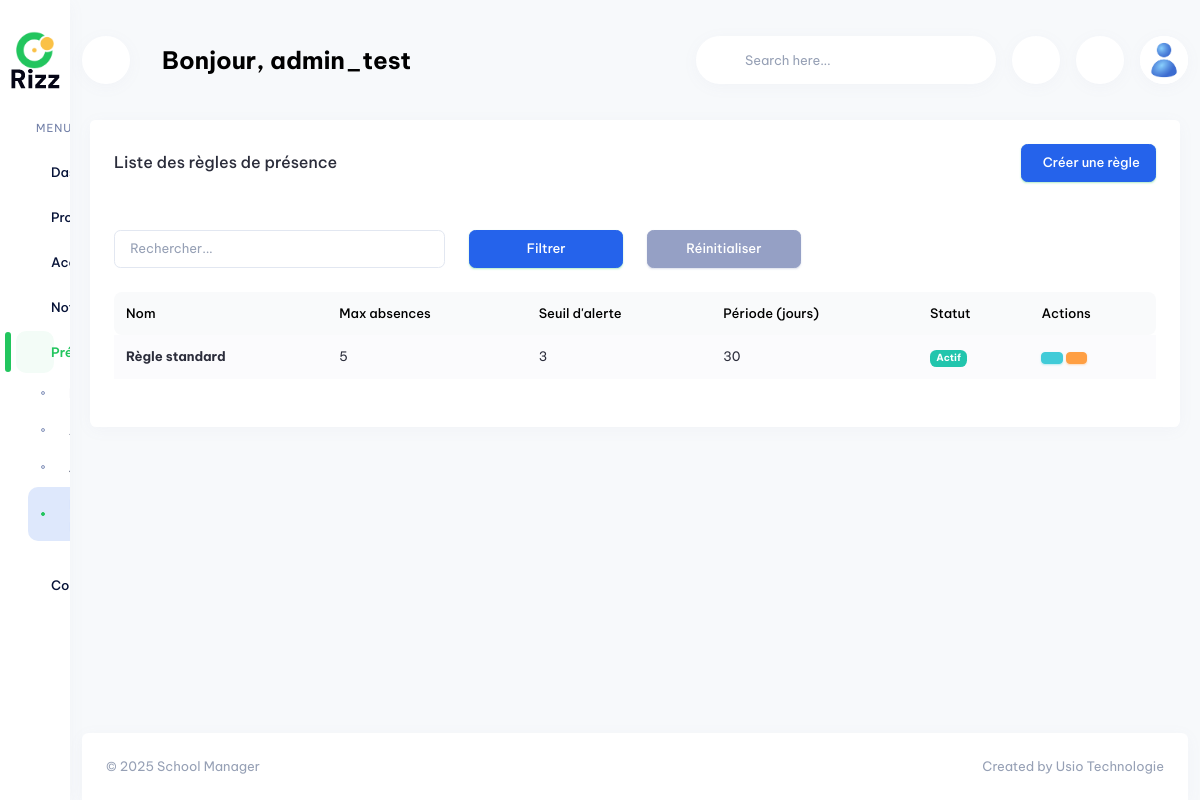
The page /attendance/attendance-rules/ (signed in) on the database its author committed.
### app_profile/models.py (models this page shows, shortened)
class Profile(models.Model):
    GENDER = [('male', 'Masculin'), ('female', 'Féminin'), ('other', 'Autre')]
    user = models.OneToOneField(
        User,
        on_delete=models.CASCADE,
        verbose_name="Utilisateur",
        help_text="Utilisateur Django associé à ce profil",
        related_name="profile"
    )
    reference = models.UUIDField(
        default=uuid4,
        unique=True,
        editable=False,
        verbose_name="Référence",
        help_text="Référence unique UUID du profil"
    )
    full_name = models.CharField(
        max_length=200,
        verbose_name="Nom complet",
        help_text="Nom et prénom du titulaire du compte"
    )
    firstname = models.CharField(
        max_length=100,
        verbose_name="Prénom",
        null=True,
        blank=True,
        help_text="Prénom du titulaire du compte"
    )
    name = models.CharField(
        max_length=100,
        verbose_name="Nom de famille",
        null=True,
        blank=True,
        help_text="Nom de famille du titulaire du compte"
    )
    birth_date = models.DateField(
        blank=True,
        null=True,
        verbose_name="Date de naissance",
        help_text="Date de naissance du titulaire (optionnel)"
    )
    id_card_number = models.CharField(
        max_length=50,
        blank=True,
        null=True,
        verbose_name="Numéro de pièce d'identité",
        help_text="Numéro de la pièce d'identité (optionnel)"
    )
    pincode = models.CharField(
        max_length=20,
        blank=True,
        null=True,
        verbose_name="Code PIN",
        help_text="Code PIN personnel (optionnel)"
    )
    gender = models.CharField(
        max_length=10,
        choices=GENDER,
        blank=True,
        null=True,
        verbose_name="Genre",
        help_text="Genre du titulaire (optionnel)"
    )
    country = models.ForeignKey(
        Country,
        on_delete=models.PROTECT,
        verbose_name="Pays",
        blank=True,
        null=True,
        help_text="Pays d'origine du titulaire"
    )
    phone = models.CharField(
        max_length=20,
        blank=True,
        null=True,
        verbose_name="Téléphone",
        help_text="Numéro de téléphone (optionnel)"
    )
    is_verified = models.BooleanField(
        default=False,
        verbose_name="Vérifié",
        help_text="Indique si le profil a été vérifié"
    )
    ROLE_CHOICES = [
        ('student', 'Élève'),
        ('teacher', 'Enseignant'),
        ('parent', 'Parent'),
        ('admin', 'Administrateur'),
        ('staff', 'Personnel'),
    ]
    role = models.CharField(
        max_length=20,
        choices=ROLE_CHOICES,
        blank=True,
        null=True,
        verbose_name="Rôle",
        help_text="Rôle principal du profil"
    )
    max_wallets = models.PositiveIntegerField(
        default=5,
        verbose_name="Nombre maximum de wallets",
        help_text="Nombre maximum de wallets que cet utilisateur peut créer (0 = illimité)"
    )
    photo = models.ImageField(
        upload_to='profiles/photos/',
        blank=True,
        null=True,
        verbose_name="Photo de profil",
        help_text="Photo de profil de l'utilisateur (max 2 Mo)"
    )
    is_active = models.BooleanField(
        default=True,
        verbose_name="Actif",
        help_text="Indique si le profil est actif"
    )
    created_at = models.DateTimeField(
        auto_now_add=True,
        verbose_name="Date de création"
    )
    updated_at = models.DateTimeField(
        auto_now=True,
        verbose_name="Date de modification"
    )
    objects = ProfileManager()
    class Meta:
        verbose_name = "Profile"
        verbose_name_plural = "Profiles"
        ordering = ['created_at']
        unique_together = ['phone']

### app_attendance/models.py (models this page shows, shortened)
class AttendanceRule(models.Model):
    name = models.CharField(
        max_length=100,
        unique=True,
        verbose_name="Nom",
        help_text="Nom de la règle"
    )
    max_absences = models.IntegerField(
        default=5,
        verbose_name="Nombre maximum d'absences",
        help_text="Nombre maximum d'absences autorisées"
    )
    alert_threshold = models.IntegerField(
        default=3,
        verbose_name="Seuil d'alerte",
        help_text="Nombre d'absences déclenchant une alerte"
    )
    period_days = models.IntegerField(
        default=30,
        verbose_name="Période (jours)",
        help_text="Période en jours pour le calcul des absences"
    )
    description = models.TextField(
        blank=True,
        null=True,
        verbose_name="Description",
        help_text="Description de la règle"
    )
    is_active = models.BooleanField(
        default=True,
        verbose_name="Actif",
        help_text="Indique si la règle est active"
    )
    created_at = models.DateTimeField(
        auto_now_add=True,
        verbose_name="Date de création"
    )
    updated_at = models.DateTimeField(
        auto_now=True,
        verbose_name="Date de modification"
    )
    created_by = models.ForeignKey(
        settings.AUTH_USER_MODEL,
        on_delete=models.SET_NULL,
        null=True,
        blank=True,
        related_name='attendance_rules_created',
        verbose_name="Créé par"
    )
    updated_by = models.ForeignKey(
        settings.AUTH_USER_MODEL,
        on_delete=models.SET_NULL,
        null=True,
        blank=True,
        related_name='attendance_rules_updated',
        verbose_name="Modifié par"
    )
    class Meta:
        verbose_name = "Règle de présence"
        verbose_name_plural = "Règles de présence"
        ordering = ['name']
        indexes = [
            models.Index(fields=['name']),
            models.Index(fields=['is_active']),
        ]

### app_attendance/views.py (the view)
# urls.py: path('attendance-rules/', views.AttendanceRuleListView.as_view(), name='attendance_rule_list'),
class AttendanceRuleListView(PermissionRequiredMixin, ListView):
    model = AttendanceRule
    template_name = 'app_attendance/attendance_rule_list.html'
    context_object_name = 'attendance_rules'
    paginate_by = 20
    required_permission = 'view_attendance'
    required_resource = 'app_attendance'
    @method_decorator(login_required)
    def dispatch(self, *args, **kwargs):
        return super().dispatch(*args, **kwargs)
    def get_queryset(self):
        queryset = AttendanceRule.objects.filter(is_active=True).order_by('name')
        search = self.request.GET.get('search')
        if search:
            queryset = queryset.filter(Q(name__icontains=search))
        return queryset

### templates/app_attendance/attendance_rule_list.html (shortened to what this page needs)
{% extends "base.html" %}
{% load static %}
{% block content %}
<div class="row">
    <div class="col-12">
        <div class="card">
            <div class="card-header">
                <div class="row align-items-center">
                    <div class="col">
                        <h4 class="card-title mb-0">Liste des règles de présence</h4>
                    </div>
                    <div class="col-auto">
                        <a href="{% url 'app_attendance:attendance_rule_create' %}" class="btn btn-primary">
                             Créer une règle
                        </a>
                    </div>
                </div>
            </div>
            <div class="card-body">
                <form method="get" class="mb-3">
                    <div class="row g-3">
                        <div class="col-md-4">
                            <input type="text" class="form-control" name="search" placeholder="Rechercher..." value="{{ request.GET.search }}">
                        </div>
                        <div class="col-md-2">
                            <button type="submit" class="btn btn-primary w-100">Filtrer</button>
                        </div>
                        <div class="col-md-2">
                            <a href="{% url 'app_attendance:attendance_rule_list' %}" class="btn btn-secondary w-100">Réinitialiser</a>
                        </div>
                    </div>
                </form>
                <div class="table-responsive">
                    <table class="table table-striped table-hover">
                        <thead>
                            <tr>
                                <th>Nom</th>
                                <th>Max absences</th>
                                <th>Seuil d'alerte</th>
                                <th>Période (jours)</th>
                                <th>Statut</th>
                                <th>Actions</th>
                            </tr>
                        </thead>
                        <tbody>
                            {% for rule in attendance_rules %}
                                <tr>
                                    <td><strong>{{ rule.name }}</strong></td>
                                    <td>{{ rule.max_absences }}</td>
                                    <td>{{ rule.alert_threshold }}</td>
                                    <td>{{ rule.period_days }}</td>
                                    <td>
                                        {% if rule.is_active %}
                                            <span class="badge bg-success">Actif</span>
                                        {% else %}
                                            <span class="badge bg-danger">Inactif</span>
                                        {% endif %}
                                    </td>
                                    <td>
                                        <a href="{% url 'app_attendance:attendance_rule_detail' rule.pk %}" class="btn btn-sm btn-info">
                                        </a>
                                        <a href="{% url 'app_attendance:attendance_rule_update' rule.pk %}" class="btn btn-sm btn-warning">
                                        </a>
                                    </td>
                                </tr>
                            {% empty %}
                                <tr>
                                    <td colspan="6" class="text-center">Aucune règle trouvée.</td>
                                </tr>
                            {% endfor %}
                        </tbody>
                    </table>
                </div>
            </div>
        </div>
    </div>
</div>
{% endblock %}

### templates/base.html (shortened to what this page needs)
<!DOCTYPE html>
{% load static %}
<html lang="en" dir="ltr" data-startbar="light" data-bs-theme="light">
<head>
    <link rel="stylesheet" href="{% static 'school_manager/assets/libs/jsvectormap/css/jsvectormap.min.css' %}">
     <link href="{% static 'school_manager/assets/css/bootstrap.min.css' %}" rel="stylesheet" type="text/css" />
     <link href="{% static 'school_manager/assets/css/icons.min.css' %}" rel="stylesheet" type="text/css" />
     <link href="{% static 'school_manager/assets/css/app.min.css' %}" rel="stylesheet" type="text/css" />
     <link href="{% static 'school_manager/assets/css/custom-colors.css' %}" rel="stylesheet" type="text/css" />
</head>
<body>
    {% block navbar %}
    <div class="topbar d-print-none">
        <div class="container-xxl">
            <nav class="topbar-custom d-flex justify-content-between" id="topbar-custom">
                <ul class="topbar-item list-unstyled d-inline-flex align-items-center mb-0">
                    <li>
                        <button class="nav-link mobile-menu-btn nav-icon" id="togglemenu">
                        </button>
                    </li>
                    <li class="mx-3 welcome-text">
                        <h3 class="mb-0 fw-bold text-truncate">Bonjour, {{ user_full_name|default:request.user.username }}</h3>
                    </li>
                </ul>
                <ul class="topbar-item list-unstyled d-inline-flex align-items-center mb-0">
                    <li class="hide-phone app-search">
                        <form role="search" action="" method="get">
                            <input type="search" name="search" class="form-control top-search mb-0" placeholder="Search here...">
                            <button type="submit"></button>
                        </form>
                    </li>
                    <li class="topbar-item">
                        <a class="nav-link nav-icon" href="javascript:void(0);" id="light-dark-mode">
                        </a>
                    </li>
                    <li class="dropdown topbar-item">
                        <a class="nav-link dropdown-toggle arrow-none nav-icon" data-bs-toggle="dropdown" href="index.html#" role="button"
                            aria-haspopup="false" aria-expanded="false">
                        </a>
                    </li>
                    {% if request.user.is_authenticated %}
                        <li class="dropdown topbar-item">
                          <a class="nav-link dropdown-toggle arrow-none nav-icon" data-bs-toggle="dropdown" href="#" role="button"
                             aria-haspopup="false" aria-expanded="false">
                            {% if user_photo %}
                              <img src="{{ user_photo.url }}" alt="{{ user_full_name|default:request.user.username }}" class="thumb-lg rounded-circle">
                            {% else %}
                              <img src="{% static 'school_manager/assets/images/avatar.jpg' %}" alt="{{ user_full_name|default:request.user.username }}" class="thumb-lg rounded-circle">
                            {% endif %}
                          </a>
                        </li>
                        {% else %}
                        <li class="topbar-item">
                          <a class="btn btn-sm btn-primary" href="{% url 'app_profile:login' %}">Se connecter</a>
                        </li>
                        {% endif %}
                </ul>
            </nav>
        </div>
    </div>
    {% endblock %}
    {% block sidebar %}
    <div class="startbar d-print-none">
        <div class="brand">
            <a href="index.html" class="logo">
                <span>
                    <img src="assets/images/logo-sm.png" alt="logo-small" class="logo-sm">
                </span>
            </a>
        </div>
        <div class="startbar-menu" >
            <div class="startbar-collapse" id="startbarCollapse" data-simplebar>
                <div class="d-flex align-items-start flex-column w-100">
                    <ul class="navbar-nav mb-auto w-100">
                        {% for menu_item in sidebar_menu %}
                            <li class="nav-item">
                                {% if menu_item.url %}
                                    <a class="nav-link {% if menu_item.is_active %}active{% endif %}" href="{{ menu_item.url }}">
                                    </a>
                                {% elif menu_item.children %}
                                    {% with menu_id="sidebar"|add:menu_item.title|slugify %}
                                    <a class="nav-link {% if menu_item.is_active %}active{% endif %}" href="#{{ menu_id }}" data-bs-toggle="collapse" role="button"
                                        aria-expanded="{% if menu_item.is_active %}true{% else %}false{% endif %}" aria-controls="{{ menu_id }}">
                                    </a>
                                    {% endwith %}
                                {% endif %}
                            </li>
                        {% endfor %}
                    </ul>
                </div>
            </div>
        </div>
    </div>
    {% endblock %}
    <div class="page-wrapper">
        <div class="page-content">
            <div class="container-xxl">
              {% block content %}
              {% endblock %}
            </div>
            <footer class="footer text-center text-sm-start d-print-none">
                <div class="container-xxl">
                    <div class="row">
                        <div class="col-12">
                            <div class="card mb-0 rounded-bottom-0">
                                <div class="card-body">
                                    <p class="text-muted mb-0">
                                        ©
                                        School Manager
                                        <span
                                            class="text-muted d-none d-sm-inline-block float-end">
                                            Created by Usio Technologie</span>
                                    </p>
                                </div>
                            </div>
                        </div>
                    </div>
                </div>
            </footer>
        </div>
    </div>
</body>
</html>

### rows shown on the page
Profile: full_name.username "admin_test"
AttendanceRule: name "Règle standard", max_absences "5", alert_threshold "3", period_days "30", is_active "Actif"
